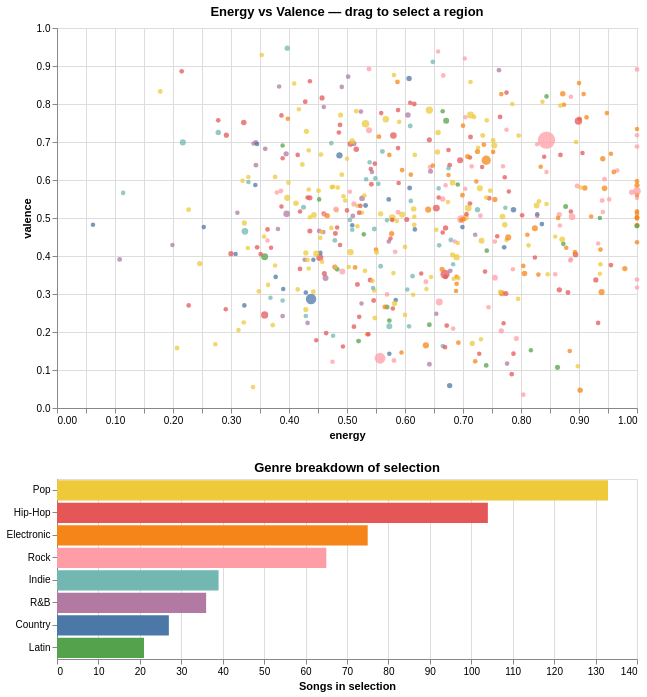

Notebook code cell kept with this figure:
### Markdown cell above
## Interactive Scatter with Tooltip
### Energy vs valence — hover for track details, brush to select a region

### Code cell
brush = alt.selection_interval()
sample400 = df.sample(500, random_state=3).reset_index(drop=True)

scatter = alt.Chart(sample400).mark_circle(size=55).encode(
    x=alt.X('energy:Q', scale=alt.Scale(domain=[0,1])),
    y=alt.Y('valence:Q', scale=alt.Scale(domain=[0,1])),
    color=alt.condition(
        brush,
        alt.Color('genre:N', scale=alt.Scale(scheme='tableau10'), title='Genre'),
        alt.value('lightgray')
    ),
    size=alt.Size('streams_millions:Q', scale=alt.Scale(range=[20, 300]),
                  title='Streams (M)', legend=None),
    opacity=alt.condition(brush, alt.value(0.75), alt.value(0.15)),
    tooltip=[
        alt.Tooltip('title:N', title='Track'),
        alt.Tooltip('artist:N', title='Artist'),
        alt.Tooltip('genre:N', title='Genre'),
        alt.Tooltip('energy:Q', format='.2f'),
        alt.Tooltip('valence:Q', format='.2f'),
        alt.Tooltip('streams_millions:Q', title='Streams (M)', format='.1f'),
    ]
).add_params(brush).properties(width=580, height=380,
    title='Energy vs Valence — drag to select a region')

# Bar chart that reacts to brush
bars = alt.Chart(sample400).mark_bar().encode(
    x=alt.X('count():Q', title='Songs in selection'),
    y=alt.Y('genre:N', sort='-x', title=''),
    color=alt.Color('genre:N', scale=alt.Scale(scheme='tableau10'), legend=None)
).transform_filter(brush).properties(width=580, height=180, title='Genre breakdown of selection')

scatter & bars

### Figure 1 — Vega-Lite specification as saved in the notebook (floating-point values rounded to 4 significant figures; data arrays with more than 128 entries replaced by an {"elided": "..."} marker saying what was removed)
{"config": {"view": {"continuousWidth": 300, "continuousHeight": 300}}, "vconcat": [{"mark": {"type": "circle", "size": 55}, "encoding": {"color": {"condition": {"param": "param_54dd647193d9b3b3", "field": "genre", "scale": {"scheme": "tableau10"}, "title": "Genre", "type": "nominal"}, "value": "lightgray"}, "opacity": {"condition": {"param": "param_54dd647193d9b3b3", "value": 0.75}, "value": 0.15}, "size": {"field": "streams_millions", "legend": null, "scale": {"range": [20, 300]}, "title": "Streams (M)", "type": "quantitative"}, "tooltip": [{"field": "title", "title": "Track", "type": "nominal"}, {"field": "artist", "title": "Artist", "type": "nominal"}, {"field": "genre", "title": "Genre", "type": "nominal"}, {"field": "energy", "format": ".2f", "type": "quantitative"}, {"field": "valence", "format": ".2f", "type": "quantitative"}, {"field": "streams_millions", "format": ".1f", "title": "Streams (M)", "type": "quantitative"}], "x": {"field": "energy", "scale": {"domain": [0, 1]}, "type": "quantitative"}, "y": {"field": "valence", "scale": {"domain": [0, 1]}, "type": "quantitative"}}, "height": 380, "name": "view_944afc4127970859_0", "title": "Energy vs Valence — drag to select a region", "width": 580}, {"mark": {"type": "bar"}, "encoding": {"color": {"field": "genre", "legend": null, "scale": {"scheme": "tableau10"}, "type": "nominal"}, "x": {"aggregate": "count", "title": "Songs in selection", "type": "quantitative"}, "y": {"field": "genre", "sort": "-x", "title": "", "type": "nominal"}}, "height": 180, "title": "Genre breakdown of selection", "transform": [{"filter": {"param": "param_54dd647193d9b3b3"}}], "width": 580}], "data": {"name": "data-fddef426e346c45058ce49a7764cebb3"}, "params": [{"name": "param_54dd647193d9b3b3", "select": {"type": "interval"}, "views": ["view_944afc4127970859_0"]}], "$schema": "https://vega.github.io/schema/vega-lite/v6.4.1.json", "datasets": {"data-fddef426e346c45058ce49a7764cebb3": {"elided": "500 records"}}}
